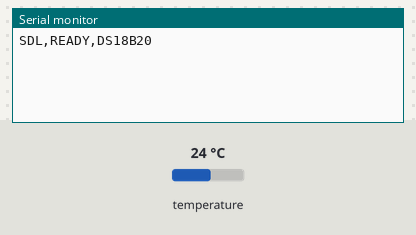
The sketch below on a simulated Arduino Uno, built with avr-gcc and run on an emulated ATmega328P. Parts: the last lines printed to the serial monitor. The inputs (shaded band) are chosen by the test bench; at power-on: temperature 24 °C.

Above: at 1.4 s.
1.5 s: temperature set to 12 °C
At 2.6 s:
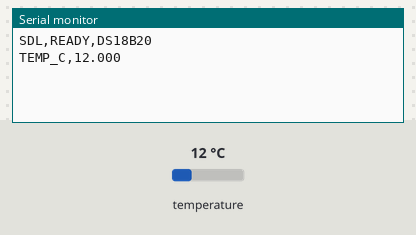
4.2 s: temperature set to 19 °C
At 5.6 s:
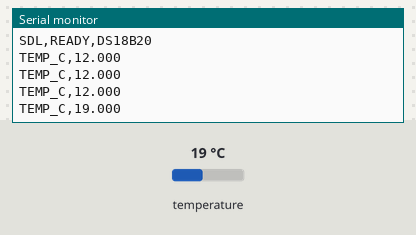

Measured:
- after the input at 1.5 s, the serial monitor: prints a new line after 0.26 s (image 1)
- after the input at 4.2 s, the serial monitor: prints a new line after 0.57 s (image 2)

The sketch:

uno_ds18b20.ino
```cpp
/*
  SDL first-acceptance endpoint
  Arduino Uno + DS18B20 over USB serial

  Wiring (normal powered mode):
    DS18B20 VDD  -> 5V
    DS18B20 GND  -> GND
    DS18B20 DATA -> D2
    4.7 kOhm resistor from DATA to 5V

  The Multi-Function Shield may remain fitted; this baseline does not
  depend on shield peripherals. Change ONE_WIRE_BUS if D2 is unavailable
  on a particular shield/board combination.

  Required Arduino libraries:
    OneWire
    DallasTemperature

  Serial protocol:
    SDL,READY,DS18B20
    TEMP_C,23.625
    ERROR,SENSOR
*/

#include <OneWire.h>
#include <DallasTemperature.h>

constexpr uint8_t ONE_WIRE_BUS = 2;
constexpr unsigned long SAMPLE_INTERVAL_MS = 1000;

OneWire oneWire(ONE_WIRE_BUS);
DallasTemperature sensors(&oneWire);
unsigned long lastSample = 0;

void setup() {
  Serial.begin(115200);
  sensors.begin();
  delay(250);
  Serial.println(F("SDL,READY,DS18B20"));
}

void loop() {
  const unsigned long now = millis();
  if (now - lastSample < SAMPLE_INTERVAL_MS) {
    return;
  }
  lastSample = now;

  sensors.requestTemperatures();
  const float tempC = sensors.getTempCByIndex(0);

  if (tempC == DEVICE_DISCONNECTED_C || tempC < -55.0f || tempC > 125.0f) {
    Serial.println(F("ERROR,SENSOR"));
    return;
  }

  Serial.print(F("TEMP_C,"));
  Serial.println(tempC, 3);
}
```
